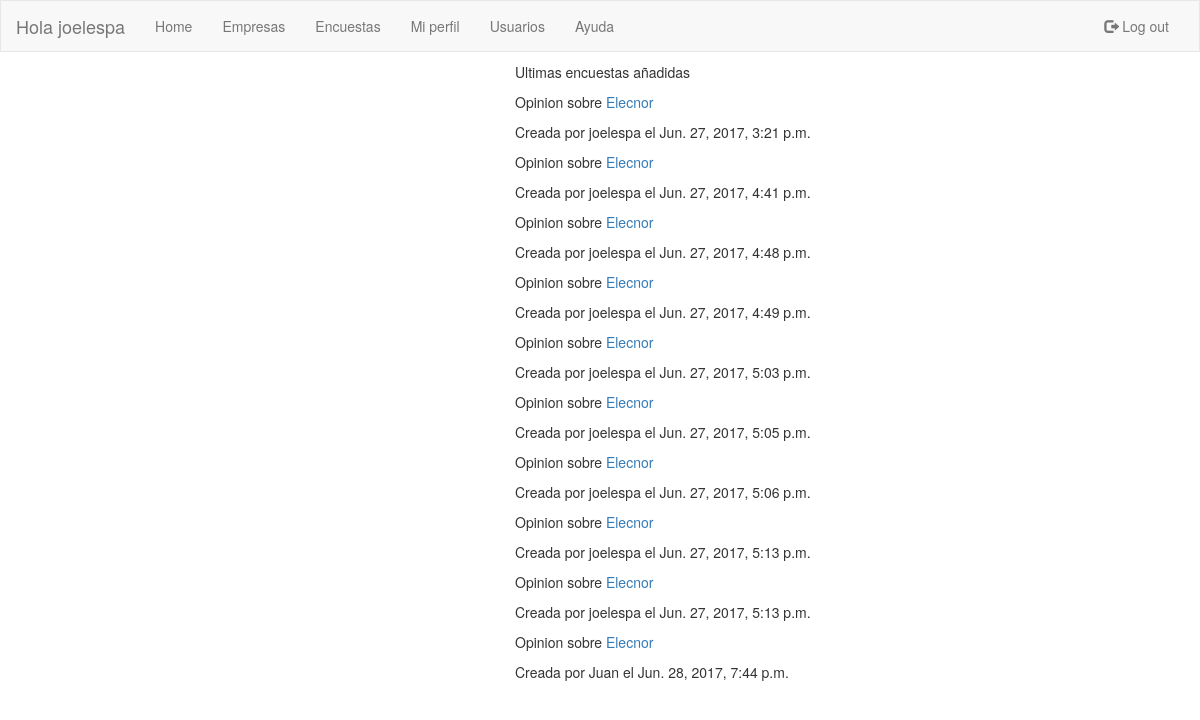
The page /encuesta/ (signed in) on the database as committed earlier.
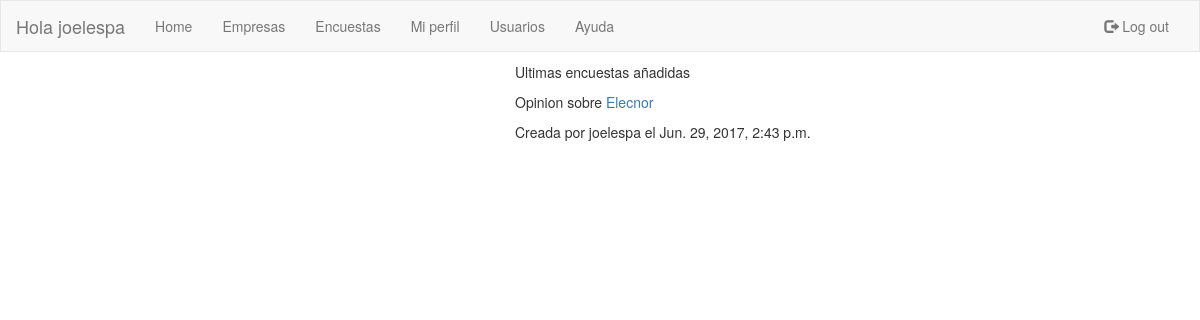
The same page on the database as committed later.
### sopa/models.py (models this page shows)
class encuestas (models.Model):
    user = models.TextField(max_length=20,null=True,blank=True,default='')
    nombre_empresa = models.TextField(max_length=30,null=True,blank=True,default='')
    tutor = models.TextField(max_length=20,null=True,blank=True,default='')
    departamento = models.TextField(max_length=20,null=True,blank=True,default='')
    id_encuesta = models.IntegerField(null=True,blank=True,default='0')
    created_date = models.DateTimeField(default=timezone.now)
    pf1 = models.TextField(max_length=20,null=True,blank=True,default='')
    pf11 = models.TextField(max_length=20,null=True,blank=True,default='')
    pf2 = models.TextField(max_length=20,null=True,blank=True,default='')
    pf22 = models.TextField(max_length=20,null=True,blank=True,default='')
    pb1 = models.TextField(max_length=20,null=True,blank=True,default='')
    pb2 = models.TextField(max_length=20,null=True,blank=True,default='')
    pb3 = models.TextField(max_length=20,null=True,blank=True,default='')
    pb4 = models.TextField(max_length=20,null=True,blank=True,default='')
    ps1 = models.TextField(max_length=20,null=True,blank=True,default='')
    ps2 = models.TextField(max_length=20,null=True,blank=True,default='')
    ps3 = models.TextField(max_length=20,null=True,blank=True,default='')
    ps4 = models.TextField(max_length=20,null=True,blank=True,default='')
    ps5 = models.TextField(max_length=20,null=True,blank=True,default='')
    ps6 = models.TextField(max_length=20,null=True,blank=True,default='')
    ps7 = models.TextField(max_length=20,null=True,blank=True,default='')
    pa1 = models.TextField(max_length=20,null=True,blank=True,default='')
    pa2 = models.TextField(max_length=20,null=True,blank=True,default='')
    nota = models.IntegerField(null=True,blank=True,default='0')

### sopa/views.py (the view)
# urls.py: url(r'^encuesta/$', views.lista_encuestas, name='lista_encuestas'),
@login_required
def lista_encuestas(request):
    encuesta = encuestas.objects.all().order_by('created_date')
    return render(request, 'sopa/lista_encuestas.html', {'titulo': 'SOPA Encuestas' ,'encuestas' : encuesta})

### sopa/templates/sopa/lista_encuestas.html
{% extends "sopa/index.html" %}
{% block content %}
<div class ="row col-md-4 col-md-offset-5">
  <p>Ultimas encuestas añadidas</p>
  {%for encuesta in encuestas%}
  <p>Opinion sobre <a href='/encuesta/detalle/{{encuesta.pk}}'>{{encuesta.nombre_empresa}}</a></p>
  <p>Creada por {{encuesta.user}} el {{encuesta.created_date}}</p>
{% endfor %}
{% endblock content %}

Rows that differ between the two databases and show on the page:
removed encuestas: nombre_empresa "Elecnor", user "joelespa", created_date "Jun. 27, 2017, 3:21 p.m."
removed encuestas: nombre_empresa "Elecnor", user "joelespa", created_date "Jun. 27, 2017, 4:41 p.m."
removed encuestas: nombre_empresa "Elecnor", user "joelespa", created_date "Jun. 27, 2017, 4:49 p.m."
removed encuestas: nombre_empresa "Elecnor", user "joelespa", created_date "Jun. 27, 2017, 5:03 p.m."
removed encuestas: nombre_empresa "Elecnor", user "joelespa", created_date "Jun. 27, 2017, 5:05 p.m."
removed encuestas: nombre_empresa "Elecnor", user "joelespa", created_date "Jun. 27, 2017, 5:06 p.m."
removed encuestas: nombre_empresa "Elecnor", user "joelespa", created_date "Jun. 27, 2017, 5:13 p.m."
removed encuestas: nombre_empresa "Elecnor", user "joelespa", created_date "Jun. 27, 2017, 5:13 p.m."
removed encuestas: nombre_empresa "Elecnor", user "Juan", created_date "Jun. 28, 2017, 7:44 p.m."
changed encuestas "Elecnor": created_date "Jun. 27, 2017, 4:48 p.m." → "Jun. 29, 2017, 2:43 p.m."
